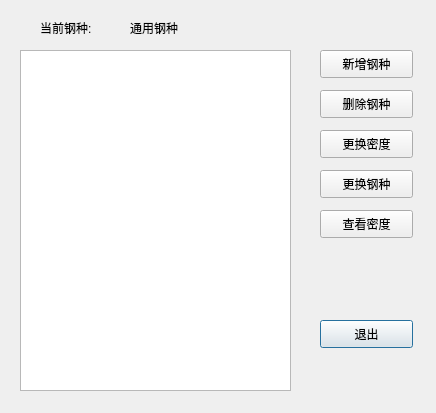
<?xml version="1.0" encoding="UTF-8"?>
<ui version="4.0">
 <class>Dialog</class>
 <widget class="QDialog" name="Dialog">
  <property name="geometry">
   <rect>
    <x>0</x>
    <y>0</y>
    <width>436</width>
    <height>413</height>
   </rect>
  </property>
  <property name="windowTitle">
   <string>钢种管理</string>
  </property>
  <widget class="QPushButton" name="Btn_Exit">
   <property name="geometry">
    <rect>
     <x>320</x>
     <y>320</y>
     <width>93</width>
     <height>28</height>
    </rect>
   </property>
   <property name="text">
    <string>退出</string>
   </property>
  </widget>
  <widget class="QPushButton" name="Btn_changeSteelType">
   <property name="geometry">
    <rect>
     <x>320</x>
     <y>170</y>
     <width>93</width>
     <height>28</height>
    </rect>
   </property>
   <property name="text">
    <string>更换钢种</string>
   </property>
  </widget>
  <widget class="QPushButton" name="Btn_changeSteelDensity">
   <property name="geometry">
    <rect>
     <x>320</x>
     <y>130</y>
     <width>93</width>
     <height>28</height>
    </rect>
   </property>
   <property name="text">
    <string>更换密度</string>
   </property>
  </widget>
  <widget class="QListWidget" name="LW_SteelType">
   <property name="geometry">
    <rect>
     <x>20</x>
     <y>50</y>
     <width>271</width>
     <height>341</height>
    </rect>
   </property>
  </widget>
  <widget class="QLabel" name="label">
   <property name="geometry">
    <rect>
     <x>40</x>
     <y>20</y>
     <width>72</width>
     <height>15</height>
    </rect>
   </property>
   <property name="text">
    <string>当前钢种:</string>
   </property>
  </widget>
  <widget class="QLabel" name="Lab_showSteelType">
   <property name="geometry">
    <rect>
     <x>130</x>
     <y>20</y>
     <width>72</width>
     <height>15</height>
    </rect>
   </property>
   <property name="text">
    <string>通用钢种</string>
   </property>
  </widget>
  <widget class="QPushButton" name="Btn_addSteelType">
   <property name="geometry">
    <rect>
     <x>320</x>
     <y>50</y>
     <width>93</width>
     <height>28</height>
    </rect>
   </property>
   <property name="text">
    <string>新增钢种</string>
   </property>
  </widget>
  <widget class="QPushButton" name="Btn_delSteelType">
   <property name="geometry">
    <rect>
     <x>320</x>
     <y>90</y>
     <width>93</width>
     <height>28</height>
    </rect>
   </property>
   <property name="text">
    <string>删除钢种</string>
   </property>
  </widget>
  <widget class="QPushButton" name="Btn_CheckSteelDensity">
   <property name="geometry">
    <rect>
     <x>320</x>
     <y>210</y>
     <width>93</width>
     <height>28</height>
    </rect>
   </property>
   <property name="text">
    <string>查看密度</string>
   </property>
  </widget>
 </widget>
 <resources/>
 <connections/>
</ui>
